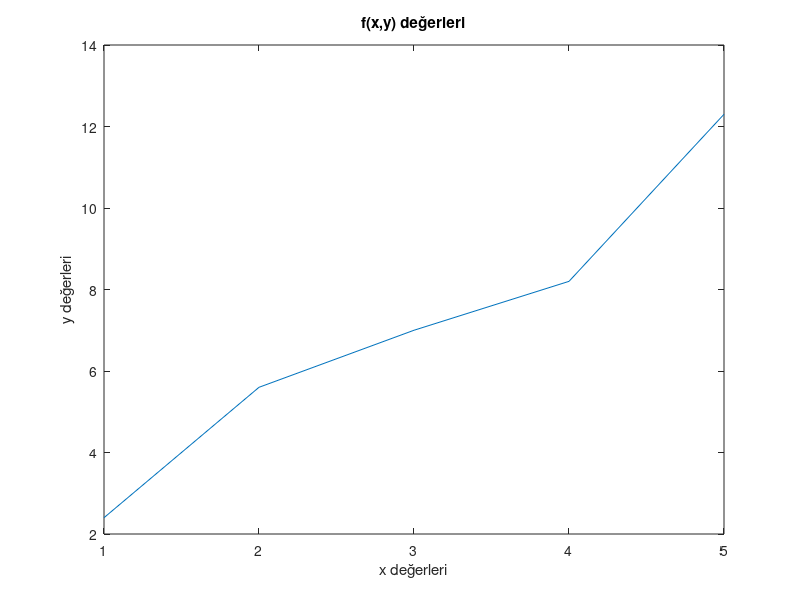

MATLAB code for this plot:
a = 4;
b = 86;
% noktalı virgül kullanılan yerler outputta gözükmeyecek
a/(b*b)

a = 'erü';

x = [1 2 3 4 5]
y = [2.4 5.6 7 8.2 12.3]

matrix = [4 3 7; 1.2 4 5.3] % 2x3 matris oluşturma

plot(x,y)
xlabel('x değerleri')
ylabel('y değerleri')
title('f(x,y) değerleri')

value = input("veri al:")

string_value = input('veri al','s')

disp('Erciyes Bilgisayar')
disp(2.45)
